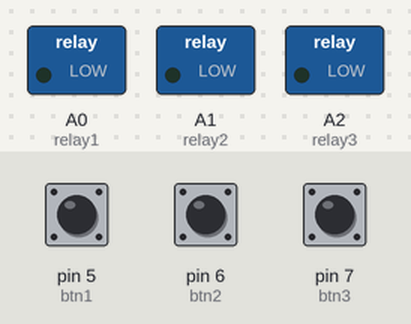
Simulated run of this program. Board: Arduino Uno, built with avr-gcc and run on an emulated ATmega328P. Shown: switched loads named in the program (green lamp = pin HIGH). The test bench sets the inputs (shaded band); at power-on: pin 5 (btn1) HIGH, pin 6 (btn2) HIGH, pin 7 (btn3) HIGH.

Above: at 1.2 s.
1.3 s: pin 5 (btn1) pulled LOW for 0.15 s
At 2.3 s:
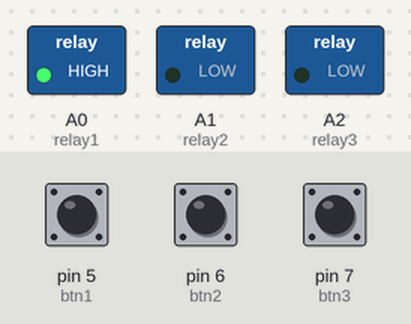
2.9 s: pin 6 (btn2) pulled LOW for 0.15 s
At 3.5 s:
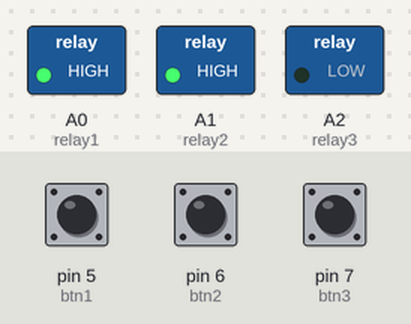
4.5 s: pin 7 (btn3) pulled LOW for 0.15 s
At 5.7 s:
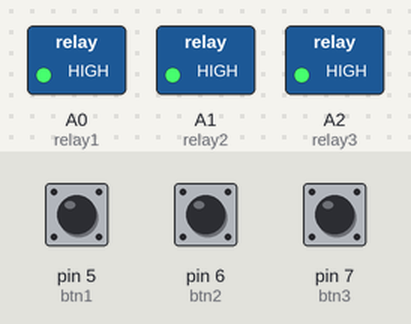
6.1 s: pin 5 (btn1) pulled LOW for 1 s
At 7.1 s:
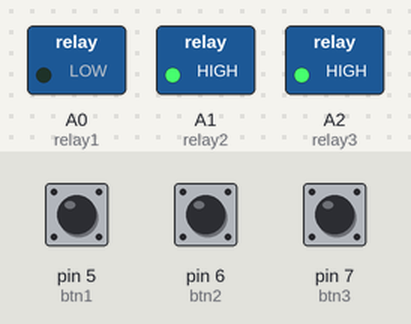
8.6 s: pin 6 (btn2) pulled LOW for 1 s
At 9.0 s:
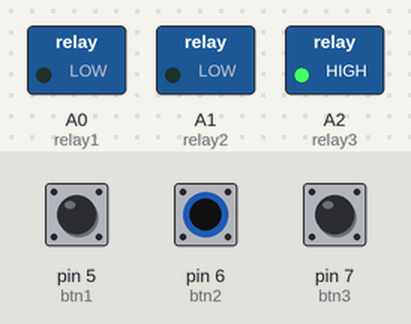
11.1 s: pin 5 (btn1) pulled LOW for 0.15 s
At 12.1 s:
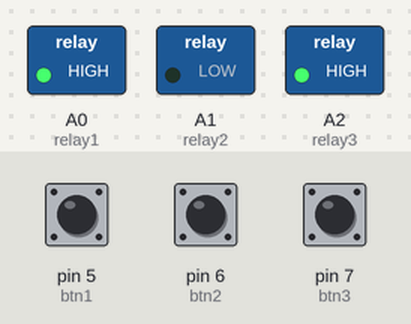
Timing chart, 0 to 13.7 s (numbered marks = the images above; inputs shaded):
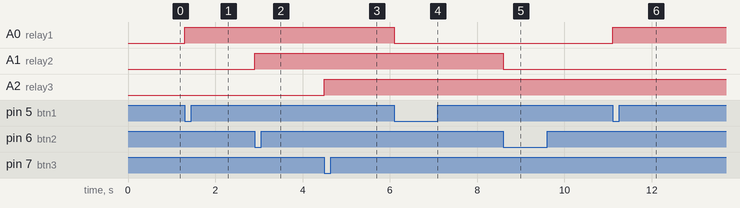

Measured:
- after the input at 1.3 s, A0 (relay1): LOW → HIGH at once
- after the input at 2.9 s, A1 (relay2): LOW → HIGH at once
- after the input at 4.5 s, A2 (relay3): LOW → HIGH at once
- after the input at 6.1 s, A0 (relay1): HIGH → LOW at once
- after the input at 8.6 s, A1 (relay2): HIGH → LOW at once
- after the input at 11.1 s, A0 (relay1): LOW → HIGH at once

The program:

main.cpp
```cpp
#include <Arduino.h>
#include "io_setup.h"

int state1, lastState1;
int state2, lastState2;
int state3, lastState3;

enum button
{
  btn1 = 5,
  btn2 = 6,
  btn3 = 7
};

enum relay
{
  relay1 = A0,
  relay2 = A1,
  relay3 = A2
};

void btn_init();
void relay_init();
void btn1_control();
void btn2_control();
void btn3_control();

void setup()
{
  Serial.begin(115200);
  btn_init();
  relay_init();
}

void loop()
{

  btn1_control();
  btn2_control();
  btn3_control();

}

void btn1_control()
{
  state1 = digitalRead(btn1);
  if (state1 != lastState1 && !state1)
  {
    digitalWrite(relay1, !digitalRead(relay1));
  }
  lastState1 = state1;
}

void btn2_control()
{
  state2 = digitalRead(btn2);
  if (state2 != lastState2 && !state2)
  {
    digitalWrite(relay2, !digitalRead(relay2));
  }
  lastState2 = state2;
}

void btn3_control()
{
  state3 = digitalRead(btn3);
  if (state3 != lastState3 && !state3)
  {
    digitalWrite(relay3, !digitalRead(relay3));
  }
  lastState3 = state3;
}

void btn_init()
{
  pin_mode_input(btn1);
  pin_mode_input(btn2);
  pin_mode_input(btn3);
}
void relay_init()
{
  pin_mode_out(relay1);
  pin_mode_out(relay2);
  pin_mode_out(relay3);
}
```

io_setup.h
```cpp
#include <Arduino.h>

void pin_mode_out(int pin);
void pin_mode_input(int pin);
void pin_high(int pin);
void pin_low(int pin);
```

io_setup.cpp
```cpp
#pragma once
#include <io_setup.h>
#include <Arduino.h>

void pin_mode_out(int pin)
{
    pinMode(pin,OUTPUT);
}
void pin_mode_input(int pin)
{
    pinMode(pin, INPUT_PULLUP);
}

void pin_high(int pin)
{
    digitalWrite(pin,HIGH);
}

void pin_low(int pin)
{
    digitalWrite(pin,LOW);
}
```
